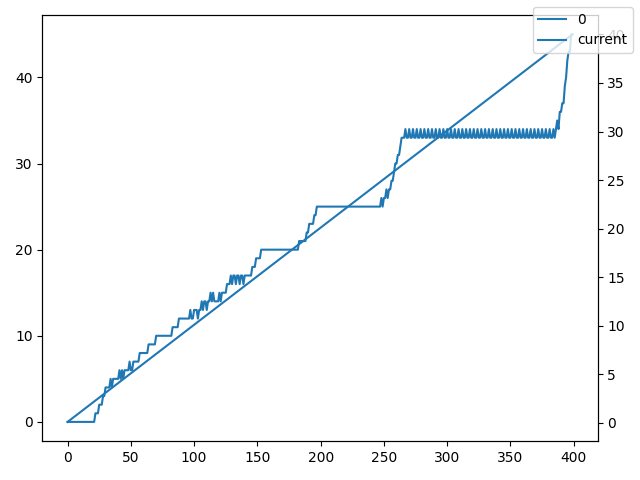

Source code (Python):
import iqif
import glob
import numpy as np
import math
import matplotlib.pyplot as plt
import time
from function import *


net = iqif.lifnet("parameter/neuronParameter_LIF.txt", "parameter/Connection_Table_LIF.txt")
#--------record-------------------------------------------------------------------------
neurons = [i for i in range(13)]
potential = {n: open(f"potential/potential_{n}.txt", "w") for n in neurons}
firingrate = {n: open(f"firingrate/firingrate_{n}.txt", "w") for n in neurons}
FR = [[0 for j in range(10)] for i in range(len(neurons))]
tmp_FR = [0 for i in range(len(neurons))]
#--------neuron parameters--------------------------------------------------------------

current = 0
cur_list = []
step = 0.01
for i in range(4000):
	net.set_biascurrent(0, current)
	net.send_synapse()
	current+=step
	for idx, n in enumerate(neurons):
		potential[n].write(f"{int(net.potential(idx))}\n")
	if((i+1)%10==0):
		cur_list.append(current)
		for idx, n in enumerate(neurons):
			tmp_FR[idx] = net.spike_count(idx)
		#print('tmp_FR = ', tmp_FR)	
		FR = update(FR,tmp_FR)
		for idx, n in enumerate(neurons):
			firingrate[n].write(f"{sum(FR[idx])}\n")
	
print("exit for loop")
for f in potential.values():
    f.close()
for f in firingrate.values():
	f.close()




fig, ax1 = plt.subplots()
ax2 = ax1.twinx()
#ax3 = ax1.twinx()
ax1.plot(neuron(glob.glob("firingrate/firingrate_0.txt")), label = '0')
ax2.plot(cur_list, label = 'current')
fig.legend()
fig.tight_layout()
fig.savefig(f'IF_curve.png')




